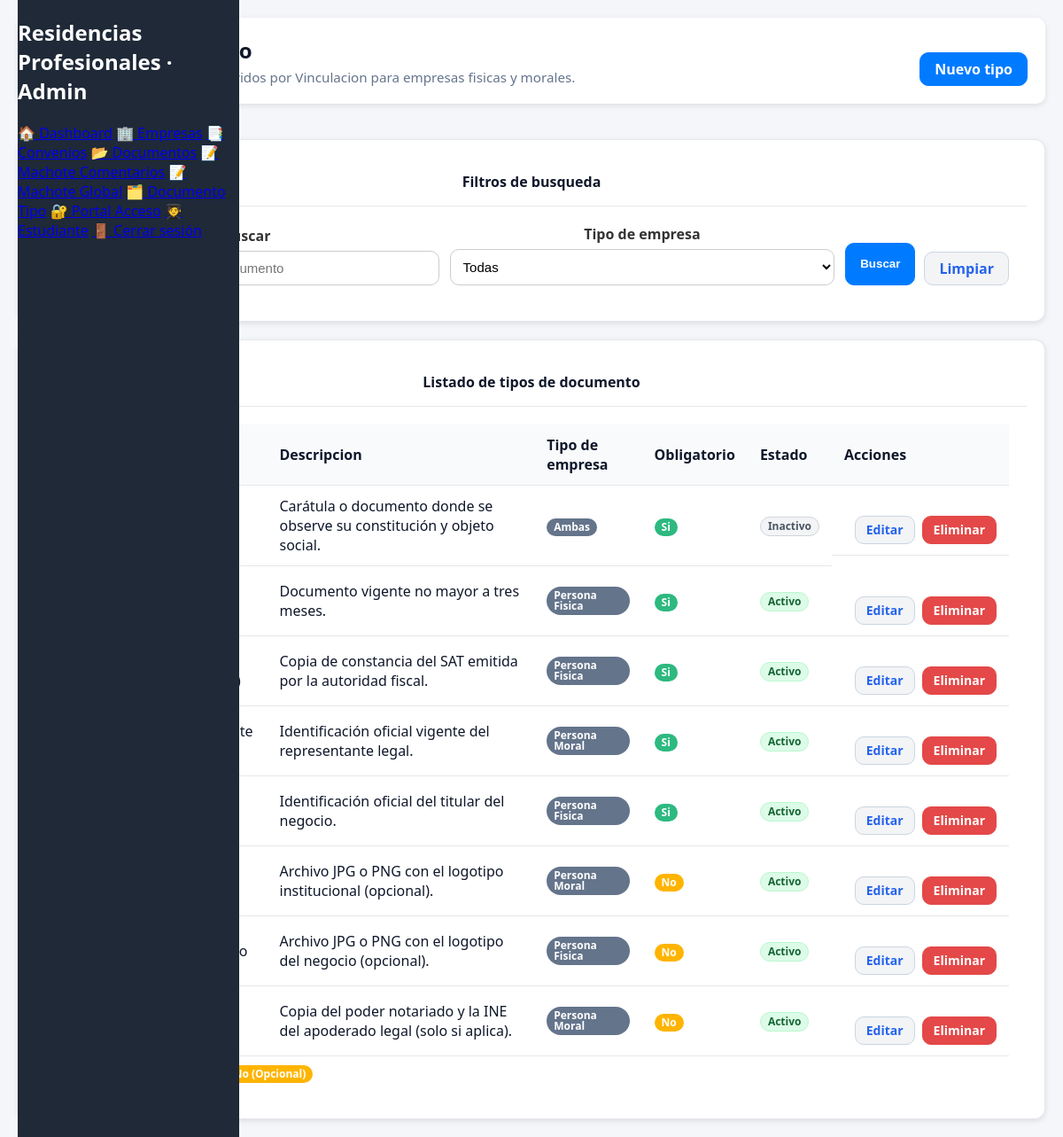
The page /recidencia/view/documentotipo/documentotipo_list.php on the database its author committed.
### tables this page shows
CREATE TABLE `rp_documento_tipo` (
  `id` bigint(20) NOT NULL AUTO_INCREMENT,
  `nombre` varchar(100) NOT NULL,
  `descripcion` text DEFAULT NULL,
  `obligatorio` tinyint(1) NOT NULL DEFAULT 1,
  `tipo_empresa` enum('fisica','moral','ambas') DEFAULT 'ambas',
  `activo` tinyint(1) NOT NULL DEFAULT 1,
  PRIMARY KEY (`id`),
  UNIQUE KEY `uk_documento_tipo_nombre` (`nombre`)
);

### config/db.php (called while the page is built)
<?php
return [
    'host'    => '65.99.225.140',
    'dbname'  => 'nessuste_vinculacion',
    'user'    => 'nessuste_userVinculacion',
    'pass'    => 'F+R%&lEZdr#BY2E$',
    'charset' => 'utf8mb4',
    'port'    => '3306',
];

### common/model/db.php (called while the page is built, shortened)
<?php
final class Database
{
    private static ?PDO $connection = null;
    public static function getConnection(): PDO
    {
        if (self::$connection instanceof PDO) {
            return self::$connection;
        }
        $config = require __DIR__ . '/../../config/db.php';
        $host    = $config['host'] ?? 'localhost';
        $db      = $config['dbname'] ?? '';
        $user    = $config['user'] ?? 'root';
        $pass    = $config['pass'] ?? '';
        $charset = $config['charset'] ?? 'utf8mb4';
        $port    = $config['port'] ?? '3306';
        $dsn = "mysql:host={$host};dbname={$db};port={$port};charset={$charset}";
        try {
            self::$connection = new PDO($dsn, $user, $pass, [
                PDO::ATTR_ERRMODE            => PDO::ERRMODE_EXCEPTION,
                PDO::ATTR_DEFAULT_FETCH_MODE => PDO::FETCH_ASSOC,
            ]);
        } catch (PDOException $exception) {
            throw new PDOException('Error al conectar a la base de datos: ' . $exception->getMessage(), (int)$exception->getCode(), $exception);
        }
        return self::$connection;
    }
}
return Database::getConnection();

### recidencia/common/functions/documentotipo/documentotipo_funtions_list.php (called while the page is built, shortened)
<?php
if (!function_exists('documentoTipoListDefaults')) {
    function documentoTipoListDefaults(): array
    {
        return [
            'q' => '',
            'tipo_empresa' => '',
            'tipos' => [],
            'tipoEmpresaOptions' => documentoTipoEmpresaOptions(),
            'errorMessage' => null,
            'statusMessage' => null,
        ];
    }
}
if (!function_exists('documentoTipoNormalizeSearch')) {
    function documentoTipoNormalizeSearch(?string $value): string
    {
        return trim((string) $value);
    }
}
if (!function_exists('documentoTipoNormalizeTipoEmpresa')) {
    function documentoTipoNormalizeTipoEmpresa(mixed $value): ?string
    {
        if (!is_scalar($value)) {
            return null;
        }
        return null;
    }
}
if (!function_exists('documentoTipoEmpresaOptions')) {
    function documentoTipoEmpresaOptions(): array
    {
        return [
            'fisica' => 'Persona Fisica',
            'moral' => 'Persona Moral',
            'ambas' => 'Ambas',
        ];
    }
}
if (!function_exists('documentoTipoRenderEmpresaLabel')) {
    function documentoTipoRenderEmpresaLabel(?string $tipoEmpresa): string
    {
        $tipoEmpresa = strtolower(trim((string) $tipoEmpresa));
        return documentoTipoEmpresaOptions()[$tipoEmpresa] ?? ucfirst($tipoEmpresa);
    }
}
if (!function_exists('documentoTipoRenderObligatorioLabel')) {
    function documentoTipoRenderObligatorioLabel(mixed $value): string
    {
        $boolValue = documentoTipoCastBool($value);
        return $boolValue ? 'Si' : 'No';
    }
}
if (!function_exists('documentoTipoRenderObligatorioClass')) {
    function documentoTipoRenderObligatorioClass(mixed $value): string
    {
        $boolValue = documentoTipoCastBool($value);
        return $boolValue ? 'badge ok' : 'badge warn';
    }
}
if (!function_exists('documentoTipoCastBool')) {
    function documentoTipoCastBool(mixed $value): bool
    {
        if (is_int($value)) {
            return $value === 1;
        }
        return false;
    }
}
if (!function_exists('documentoTipoValueOrDefault')) {
    function documentoTipoValueOrDefault(mixed $value, string $fallback = 'N/A'): string
    {
        if (is_string($value)) {
            $value = trim($value);
            return $value !== '' ? $value : $fallback;
        }
        return $fallback;
    }
}
if (!function_exists('documentoTipoListStatusMessage')) {
    function documentoTipoListStatusMessage(?string $statusCode, ?string $nombre): ?string
    {
        if ($statusCode === null || $statusCode === '') {
            return null;
        }
    }
}

### recidencia/handler/documentotipo/documentotipo_list_handler.php (called while the page is built, shortened)
<?php
require_once __DIR__ . '/../../common/functions/documentotipo/documentotipo_funtions_list.php';
require_once __DIR__ . '/../../controller/documentotipo/DocumentoTipoListController.php';
$defaults = documentoTipoListDefaults();
$statusCode = isset($_GET['status']) ? trim((string) $_GET['status']) : '';
$nombreParam = isset($_GET['nombre']) ? trim((string) $_GET['nombre']) : '';
$statusMessage = documentoTipoListStatusMessage(
    $statusCode,
    $nombreParam !== '' ? $nombreParam : null
);
try {
    $controller = new DocumentoTipoListController();
    $viewData = $controller->handle($_GET);
    $merged = array_merge($defaults, $viewData);
    $merged['statusMessage'] = $statusMessage;
    return $merged;
} catch (\Throwable $throwable) {
    $message = trim($throwable->getMessage());
    $defaults['errorMessage'] = $message !== ''
        ? $message
        : 'No se pudo obtener la lista de tipos de documentos. Intenta nuevamente mas tarde.';
    $defaults['statusMessage'] = $statusMessage;
    return $defaults;
}

### recidencia/controller/documentotipo/DocumentoTipoListController.php (called while the page is built, shortened)
<?php
require_once __DIR__ . '/../../../common/model/db.php';
require_once __DIR__ . '/../../model/documentotipo/DocumentoTipoListModel.php';
require_once __DIR__ . '/../../common/functions/documentotipo/documentotipo_funtions_list.php';
class DocumentoTipoListController
{
    private DocumentoTipoListModel $model;
    public function __construct(?PDO $pdo = null)
    {
        if ($pdo === null) {
            $pdo = Database::getConnection();
        }
        $this->model = new DocumentoTipoListModel($pdo);
    }
    public function handle(array $query): array
    {
        $search = documentoTipoNormalizeSearch($query['q'] ?? '');
        $tipoEmpresa = documentoTipoNormalizeTipoEmpresa($query['tipo_empresa'] ?? null);
        $tipos = [];
        $errorMessage = null;
        try {
            $tipos = $this->model->fetchTipos(
                $search !== '' ? $search : null,
                $tipoEmpresa
            );
        } catch (\Throwable $throwable) {
            $message = trim($throwable->getMessage());
            $errorMessage = $message !== ''
                ? $message
                : 'No se pudo obtener la lista de tipos de documentos. Intenta nuevamente mas tarde.';
        }
        return [
            'q' => $search,
            'tipo_empresa' => $tipoEmpresa ?? '',
            'tipos' => $tipos,
            'tipoEmpresaOptions' => documentoTipoEmpresaOptions(),
            'errorMessage' => $errorMessage,
        ];
    }
}

### recidencia/model/documentotipo/DocumentoTipoListModel.php (called while the page is built, shortened)
<?php
require_once __DIR__ . '/../../../common/model/db.php';
class DocumentoTipoListModel
{
    private PDO $pdo;
    public function __construct(?PDO $pdo = null)
    {
        $this->pdo = $pdo ?? Database::getConnection();
    }
    public function fetchTipos(?string $search = null, ?string $tipoEmpresa = null): array
    {
        $sql = <<<'SQL'
            SELECT id,
                   nombre,
                   descripcion,
                   obligatorio,
                   tipo_empresa,
                   activo
              FROM rp_documento_tipo
        SQL;
        $conditions = [];
        $params = [];
        $sql .= ' ORDER BY nombre ASC';
        $statement = $this->pdo->prepare($sql);
        $statement->execute($params);
        return $statement->fetchAll(PDO::FETCH_ASSOC);
    }
}

### recidencia/view/documentotipo/documentotipo_list.php (the view, shortened to what this page needs)
<?php
$handlerResult = require __DIR__ . '/../../handler/documentotipo/documentotipo_list_handler.php';
$searchValue = $handlerResult['q'];
$tipos = $handlerResult['tipos'];
?>
<!DOCTYPE html>
<html lang="es">
<head>
  <link rel="stylesheet" href="../../assets/css/documentotipo/documentotipo.css" />
</head>
<body>
  <div class="app">
    <?php include __DIR__ . '/../../layout/sidebar.php'; ?>
    <main class="main">
      <header class="topbar">
        <div>
          <h2>Tipos de Documento</h2>
          <p class="subtitle">Catalogo de documentos requeridos por Vinculacion para empresas fisicas y morales.</p>
        </div>
        <a href="documentotipo_add.php" class="btn primary">Nuevo tipo</a>
      </header>
      <section class="card">
        <header>Filtros de busqueda</header>
        <div class="content">
          <form class="form" method="get" action="documentotipo_list.php">
            <div class="filters">
              <div class="field">
                <label for="q">Buscar</label>
                <input
                  id="q"
                  name="q"
                  type="text"
                  placeholder="Nombre o descripcion del documento"
                  value="<?php echo htmlspecialchars($searchValue, ENT_QUOTES, 'UTF-8'); ?>"
                />
              </div>
              <div class="field">
                <label for="tipo_empresa">Tipo de empresa</label>
                <select id="tipo_empresa" name="tipo_empresa">
                  <option value="">Todas</option>
                </select>
              </div>
              <div class="actions">
                <button class="btn primary" type="submit">Buscar</button>
                <a class="btn" href="documentotipo_list.php">Limpiar</a>
              </div>
            </div>
          </form>
        </div>
      </section>
      <section class="card">
        <header>Listado de tipos de documento</header>
        <div class="content">
          <div class="table-wrapper">
            <table>
              <thead>
                <tr>
                  <th>ID</th>
                  <th>Nombre del documento</th>
                  <th>Descripcion</th>
                  <th>Tipo de empresa</th>
                  <th>Obligatorio</th>
                  <th>Estado</th>
                  <th style="min-width:200px;">Acciones</th>
                </tr>
              </thead>
              <tbody>
                <?php if ($tipos === []): ?>
                  <tr>
                    <td colspan="7" style="text-align:center;">No se encontraron tipos de documento.</td>
                  </tr>
                <?php else: ?>
                  <?php foreach ($tipos as $tipo): ?>
                    <?php
                      $id = isset($tipo['id']) ? (int) $tipo['id'] : null;
                      $nombre = documentoTipoValueOrDefault($tipo['nombre'] ?? null, 'Sin nombre');
                      $descripcion = documentoTipoValueOrDefault($tipo['descripcion'] ?? null, 'Sin descripcion');
                      $tipoEmpresaLabel = documentoTipoRenderEmpresaLabel($tipo['tipo_empresa'] ?? null);
                      $obligatorioClass = documentoTipoRenderObligatorioClass($tipo['obligatorio'] ?? null);
                      $obligatorioLabel = documentoTipoRenderObligatorioLabel($tipo['obligatorio'] ?? null);
                      $estaActivo = documentoTipoCastBool($tipo['activo'] ?? null);
                      $estadoClass = $estaActivo ? 'badge status-active' : 'badge status-inactive';
                      $estadoLabel = $estaActivo ? 'Activo' : 'Inactivo';
                    ?>
                    <tr>
                      <td><?php echo $id !== null ? htmlspecialchars((string) $id, ENT_QUOTES, 'UTF-8') : 'N/A'; ?></td>
                      <td><?php echo htmlspecialchars($nombre, ENT_QUOTES, 'UTF-8'); ?></td>
                      <td><?php echo htmlspecialchars($descripcion, ENT_QUOTES, 'UTF-8'); ?></td>
                      <td>
                        <span class="badge secondary">
                          <?php echo htmlspecialchars($tipoEmpresaLabel, ENT_QUOTES, 'UTF-8'); ?>
                        </span>
                      </td>
                      <td>
                        <span class="<?php echo htmlspecialchars($obligatorioClass, ENT_QUOTES, 'UTF-8'); ?>">
                          <?php echo htmlspecialchars($obligatorioLabel, ENT_QUOTES, 'UTF-8'); ?>
                        </span>
                      </td>
                      <td>
                        <span class="<?php echo htmlspecialchars($estadoClass, ENT_QUOTES, 'UTF-8'); ?>">
                          <?php echo htmlspecialchars($estadoLabel, ENT_QUOTES, 'UTF-8'); ?>
                        </span>
                      </td>
                      <td class="actions">
                        <?php if ($id !== null): ?>
                          <a class="btn small" href="documentotipo_edit.php?id=<?php echo urlencode((string) $id); ?>">Editar</a>
                          <a class="btn small danger" href="documentotipo_delete.php?id=<?php echo urlencode((string) $id); ?>">Eliminar</a>
                        <?php else: ?>
                          <span class="text-muted">Acciones no disponibles</span>
                        <?php endif; ?>
                      </td>
                    </tr>
                  <?php endforeach; ?>
                <?php endif; ?>
              </tbody>
            </table>
          </div>
          <div class="legend">
            <strong>Leyenda:</strong>
            <span class="badge ok">Si (Obligatorio)</span>
            <span class="badge warn">No (Opcional)</span>
          </div>
        </div>
      </section>
    </main>
  </div>
</body>
</html>

### rows shown on the page
rp_documento_tipo: descripcion "Carátula o documento donde se observe su constitución y objeto social.", tipo_empresa "Ambas", obligatorio "Si", activo "Inactivo"
rp_documento_tipo: descripcion "Documento vigente no mayor a tres meses.", tipo_empresa "Persona Fisica", obligatorio "Si", activo "Activo"
rp_documento_tipo: descripcion "Copia de constancia del SAT emitida por la autoridad fiscal.", tipo_empresa "Persona Fisica", obligatorio "Si", activo "Activo"
rp_documento_tipo: descripcion "Identificación oficial vigente del representante legal.", tipo_empresa "Persona Moral", obligatorio "Si", activo "Activo"
rp_documento_tipo: descripcion "Identificación oficial del titular del negocio.", tipo_empresa "Persona Fisica", obligatorio "Si", activo "Activo"
rp_documento_tipo: descripcion "Archivo JPG o PNG con el logotipo institucional (opcional).", tipo_empresa "Persona Moral", obligatorio "No", activo "Activo"
rp_documento_tipo: descripcion "Archivo JPG o PNG con el logotipo del negocio (opcional).", tipo_empresa "Persona Fisica", obligatorio "No", activo "Activo"
rp_documento_tipo: descripcion "Copia del poder notariado y la INE del apoderado legal (solo si aplica).", tipo_empresa "Persona Moral", obligatorio "No", activo "Activo"
